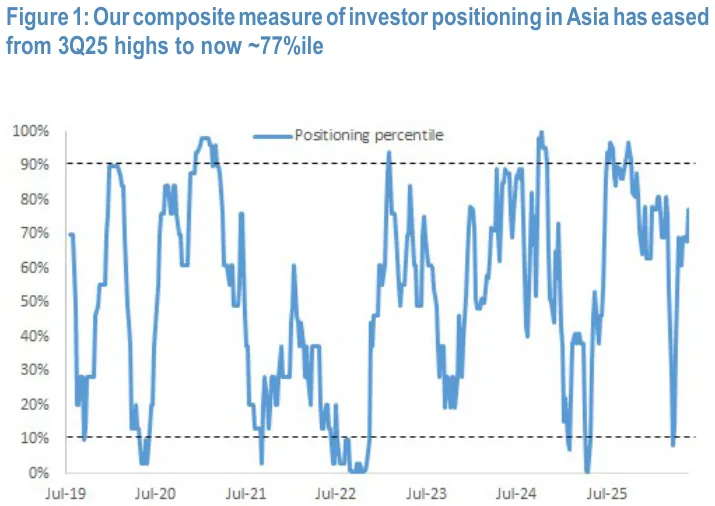
#> input picture charts/Asia_Equity_Strategy/JPMorgan_260604_Asia_Equity_Strategy_Positioning_Looks_Stretched_Only_in_Isolated_Pockets_So_Far_p03_1.webp, 715 x 506 px
$ python -i crop_assemble.py   (imports and definitions only)
#> lines starting #> are read from the running program, lines starting #| are printed output that depends on the picture; after the words box and inside, x2 and y2 are one past the last pixel; in counts of white or black regions, pixels touching at a corner belong together
#> further down, picture is the input picture: PIL image 715x506 RGB; mean R, G, B 234.6, 241.6, 246.4
# scripts/charts/crop_assemble.py
"""Phase C: read per-PDF analyses, clip-crop each exhibit, write data/charts.json.

Crops are saved as capped-width WebP (q80) to keep the committed image set small
(~5-10x smaller than PNG). Run with: uv run --python 3.12 --with pymupdf --with pillow.
"""
import io
import json
import re
import sys
from datetime import date
from pathlib import Path
import fitz  # PyMuPDF
from PIL import Image
from lib import pad_bbox, norm_to_points, source_type, company_sector, fs_slug, norm_sectors

_SRC_RE = re.compile(r'source\s*[:\-]', re.I)        # "Source:" anywhere (often inside a "Note: … Source: …" block)
_FIG_RE = re.compile(r'^\s*(fig|figure|exhibit|chart)\.?\s*\d+', re.I)  # a figure-title label
# broker's automated rating / target-price history chart — excluded from the gallery.
# Also excludes the regulatory "Distribution of ratings / investment banking
# relationships" disclosure exhibit (Kotak et al.).
_RATING_RE = re.compile(r'recommendation\s*(?:histor|chang)|rating\s*histor|'
                        r'target[\s-]price\s*chang|price\s*target\s*histor|'
                        r'distribution\s+of\s+ratings|investment\s+banking\s+relationship', re.I)

def is_rating_chart(c):
    return bool(_RATING_RE.search((c.get("chart_title") or "") + " | " + (c.get("commentary") or "")))

_LABELNUM_RE = re.compile(r'^\s*(fig|figure|exhibit|chart)\.?\s*0*(\d+)', re.I)

# [199 lines left out: functions snap_seed_to_label, _chart_rects, _row_columns, refine_rect, not called in this run]

def trim_white(img, thresh=244, pad=6):
    """Crop away near-white borders so the exhibit fills the frame. Keeps a small pad."""
#> called with thresh = 244, pad = 6
    gray = img.convert("L")
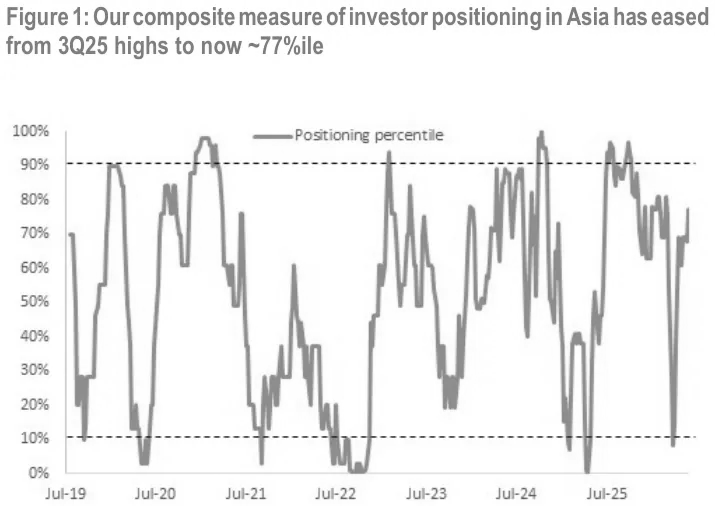
#> gray: PIL image 715x506 L; min 13, max 255, mean 240.1
    mask = gray.point(lambda p: 255 if p < thresh else 0)  # content = darker than near-white
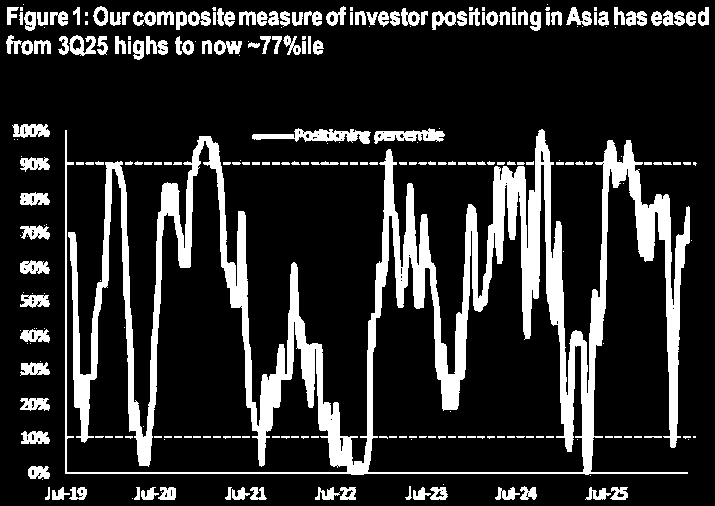
#> mask: PIL image 715x506 L; 17.4% white; 263 white regions (111 under 20 px), largest, box (x1, y1, x2, y2) and area: (65, 129, 690, 475) 44596, (252, 128, 371, 144) 927, (374, 128, 445, 144) 633
    box = mask.getbbox()
#> box = (6, 4, 709, 500)
    if not box:
        return img
    l, t, r, b = box
#> l = 6; t = 4; r = 709; b = 500
    return img.crop((max(0, l - pad), max(0, t - pad),
                     min(img.width, r + pad), min(img.height, b + pad)))

ROOT = Path(__file__).resolve().parents[2]
WORK = ROOT / "scripts" / ".charts-work"
CHARTS_DIR = ROOT / "charts"
COMPANIES = str(ROOT / "data" / "companies.json")
OUT = ROOT / "data" / "charts.json"
EXCLUDE_FILE = Path(__file__).resolve().parent / "_exclude_keys.txt"
CHART_TYPES = {"line", "bar", "area", "scatter", "valuation_band", "map", "diagram"}  # charts + maps/diagrams; tables excluded

# [5 lines left out: function excluded_keys, not called in this run]
CROP_DPI = 200      # render the clip at 200 dpi, then downscale to MAX_W for storage
MAX_W = 1100        # cap stored image width (px); charts stay crisp, files stay small
WEBP_Q = 80         # WebP quality

# [109 lines left out: function main, not called in this run]

# [2 lines not run here, left out]

>>> from PIL import Image
>>> picture = Image.open('../../charts/Asia_Equity_Strategy/JPMorgan_260604_Asia_Equity_Strategy_Positioning_Looks_Stretched_Only_in_Isolated_Pockets_So_Far_p03_1.webp')
>>> result = trim_white(picture)

$ run again, on charts/Capital_Markets/Kotak_260525_Capital_Markets_4QFY26_review_Another_strong_quarter_p03_1.webp
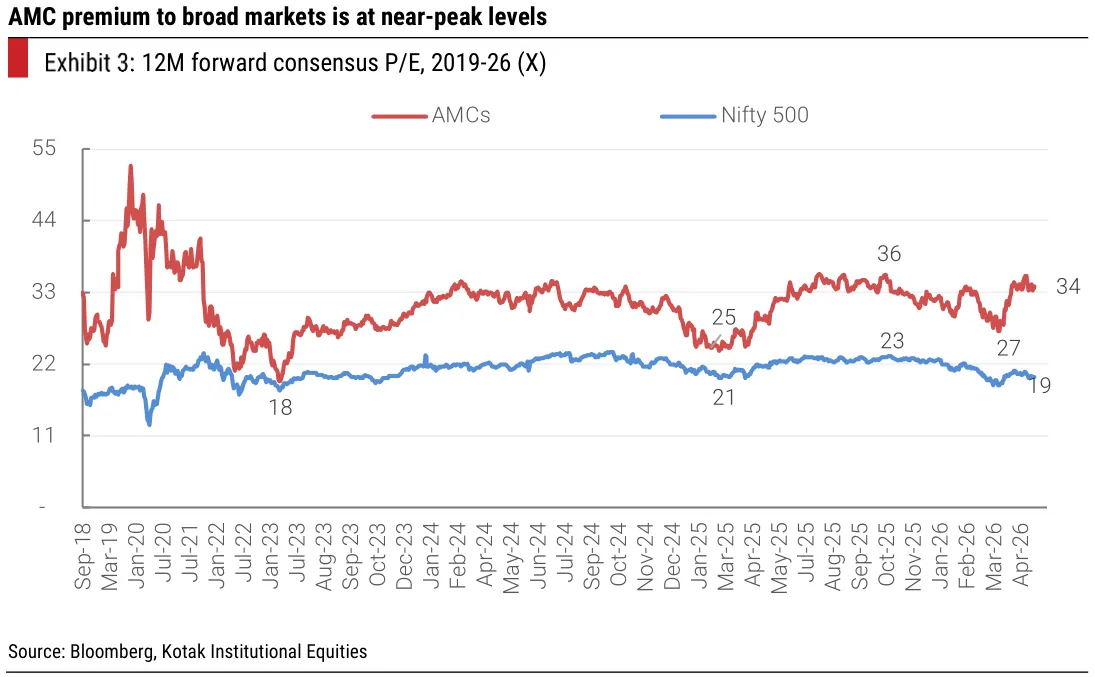
#> input picture charts/Capital_Markets/Kotak_260525_Capital_Markets_4QFY26_review_Another_strong_quarter_p03_1.webp, 1095 x 677 px
#> picture is the input picture: PIL image 1095x677 RGB; mean R, G, B 245.9, 244.2, 244.7
#> in trim_white, `gray = img.convert("L")`:
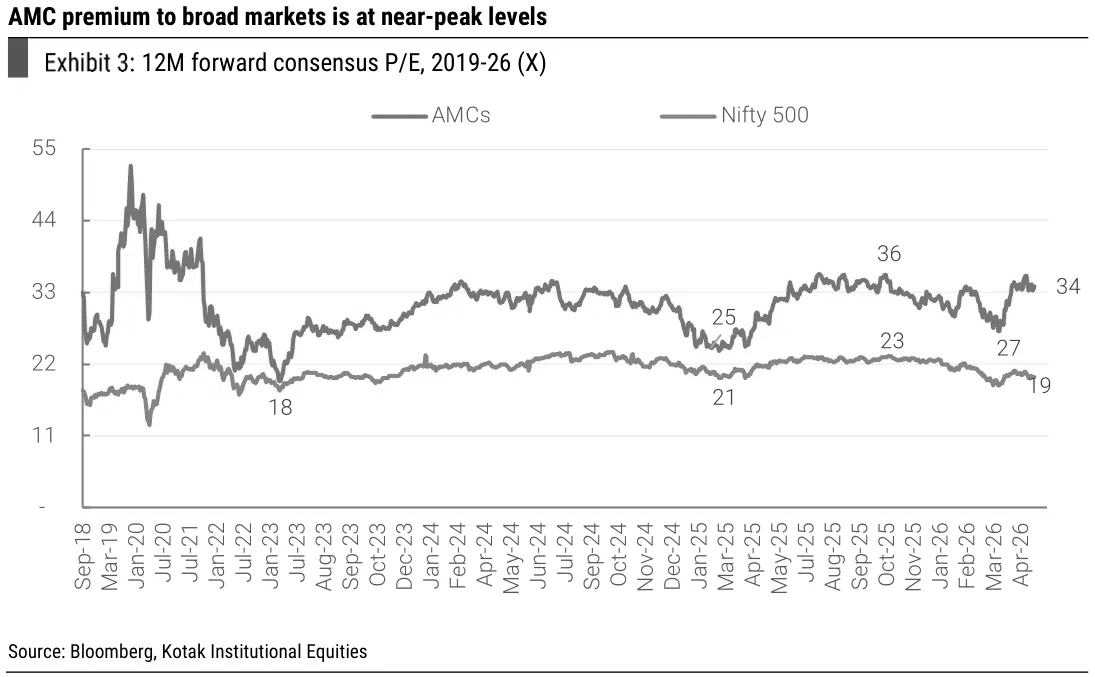
#> gray: PIL image 1095x677 L; min 0, max 255, mean 244.7
#> in trim_white, `mask = gray.point(lambda p: 255 if p < thresh else 0)`:
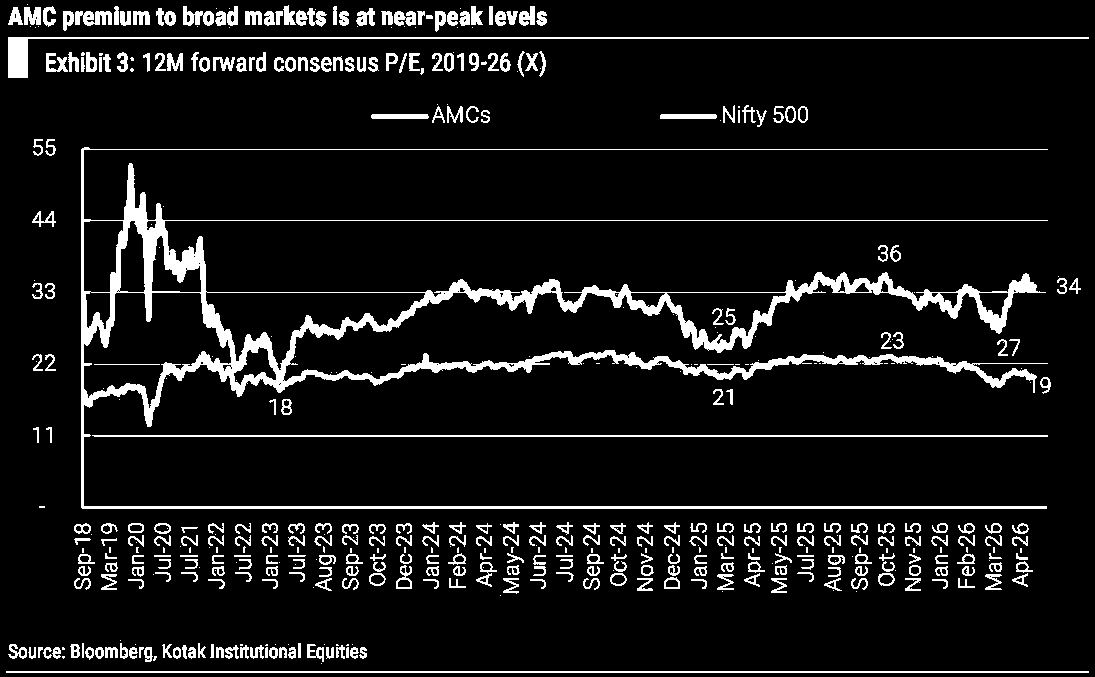
#> mask: PIL image 1095x677 L; 8.7% white; 491 white regions (163 under 20 px), largest, box (x1, y1, x2, y2) and area: (81, 147, 1048, 509) 29425, (8, 37, 1089, 78) 2942, (6, 671, 1089, 673) 2166
#> box = (6, 4, 1089, 673)
#> l = 6; t = 4; r = 1089; b = 673
